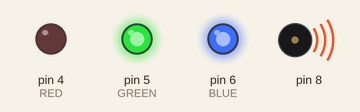
A program run on a simulated Arduino Uno, built with avr-gcc and run on an emulated ATmega328P. On the bench: output pins drawn as LEDs (lit = HIGH), buzzer (waves = sounding).

Above: at 0.2 s.
At 1.2 s:
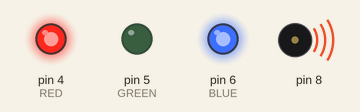
At 1.7 s:
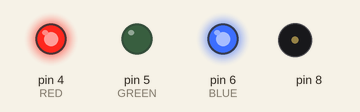
At 2.2 s:
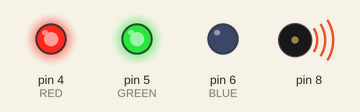
At 3.7 s:
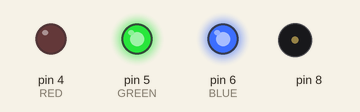
At 5.7 s:
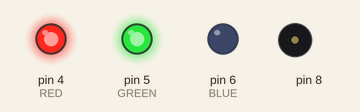
Timing chart, 0 to 6.9 s (numbered marks = the images above):
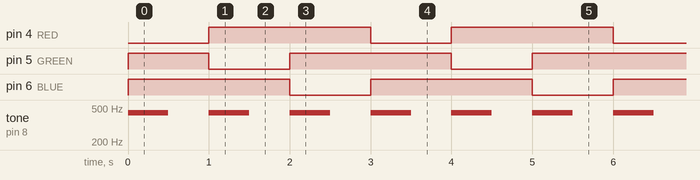

The program:

main.cpp
```cpp
#include <Arduino.h>

#define RED 4
#define GREEN 5
#define BLUE 6

void setup()
{
    pinMode(8, OUTPUT);
    pinMode(RED, OUTPUT);
    pinMode(GREEN, OUTPUT);
    pinMode(BLUE, OUTPUT);
    analogWrite(RED, 255);
    analogWrite(GREEN, 255);
    analogWrite(BLUE, 255);
}

void loop()
{
    analogWrite(RED, 0);
    analogWrite(GREEN, 255);
    analogWrite(BLUE, 255);
    tone(8, 440, 500);
    delay(1000);

    analogWrite(RED, 255);
    analogWrite(GREEN, 0);
    analogWrite(BLUE, 255);
    tone(8, 440, 500);
    delay(1000);

    analogWrite(RED, 255);
    analogWrite(GREEN, 255);
    analogWrite(BLUE, 0);
    tone(8, 440, 500);
    delay(1000);


}
```

Measured:
- by itself, pin 4 (RED), pin 5 (GREEN), pin 6 (BLUE): alternates HIGH for 2.0 s and LOW for 1.0 s
- by itself, tone on pin 8: alternates 440 Hz for 0.50 s and silent for 0.50 s
